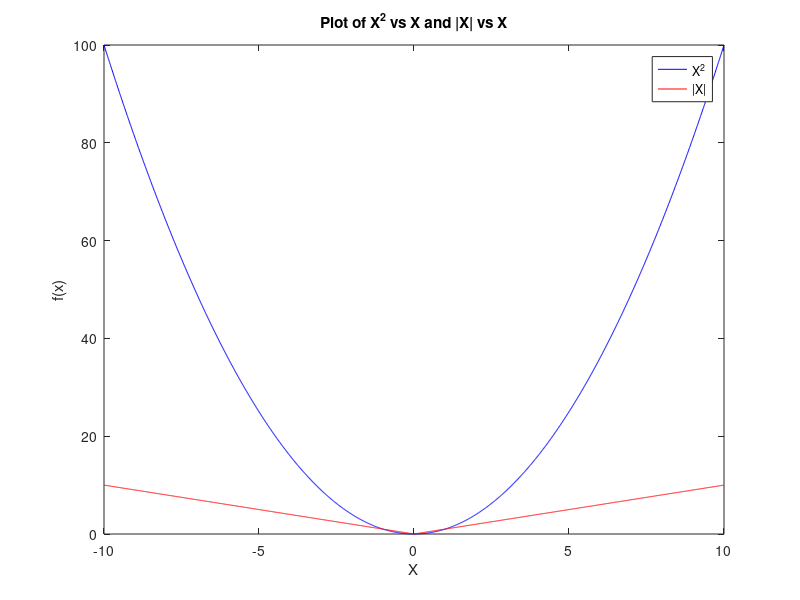

Write MATLAB code to recreate this figure.
clear all
close all
x = [-10:0.01:10];
y = x.^2;
z = abs(x);
plot(x,y,'blue')
hold on
plot(x,z,'red')
xlabel('X')
ylabel('f(x)')
title('Plot of X^2 vs X and |X| vs X')
legend('X^2', '|X|')
